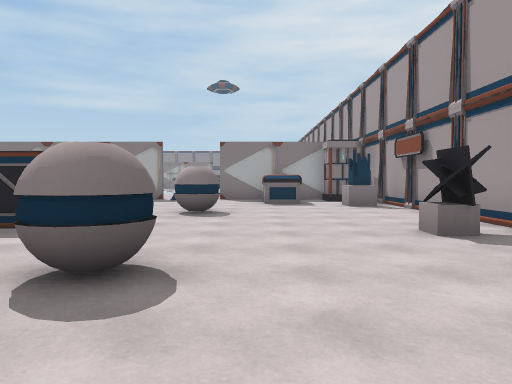
view 1 (above)

19 first-person views from a walk through a Unity game level. The camera is 1.4 m above the floor, tilts 2° down and sees 70° across. Doors are open. The floor is counted in squares, 2 m on a side. Each view is taken from the middle of a square. On the plan, view 1 faces up. The plan holds only what a view shows up to about 11 squares ahead; the rest is blank. The place goes on beyond the plan. The player is left out. Some animated figures are not drawn.

view 2
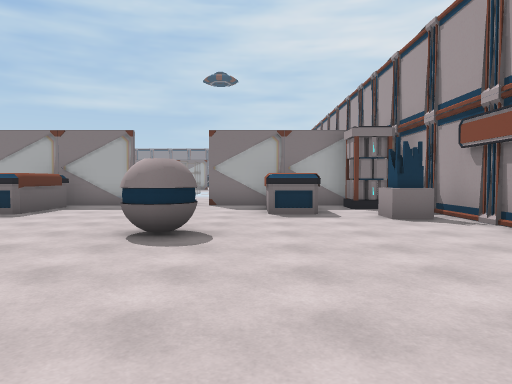

view 3
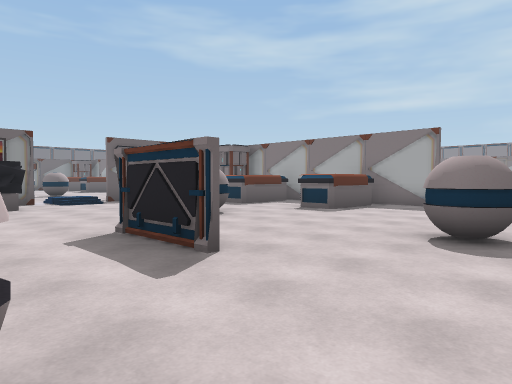

view 4
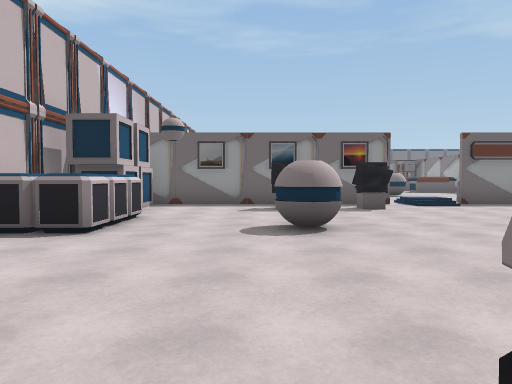

view 5
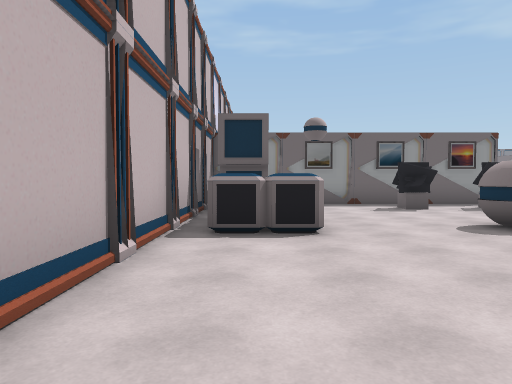

view 6
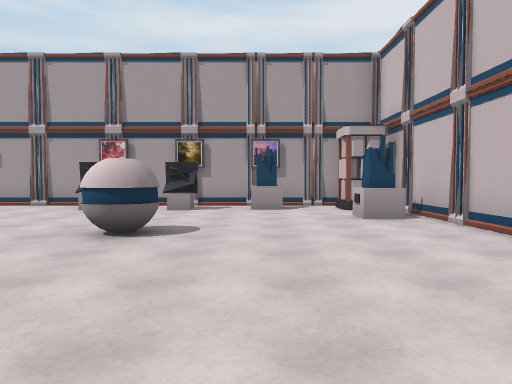

view 7
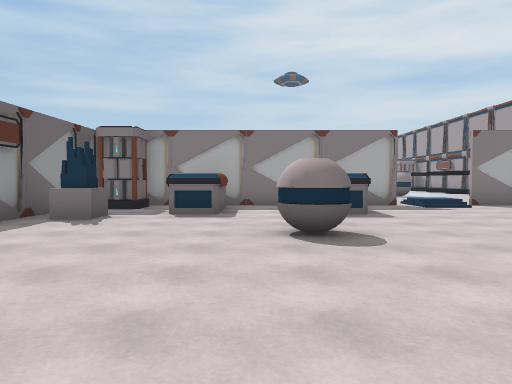

view 8
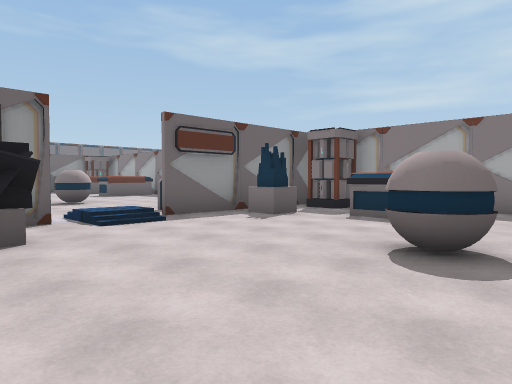

view 9
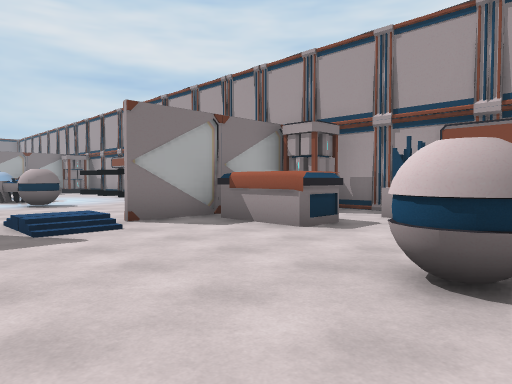

view 10
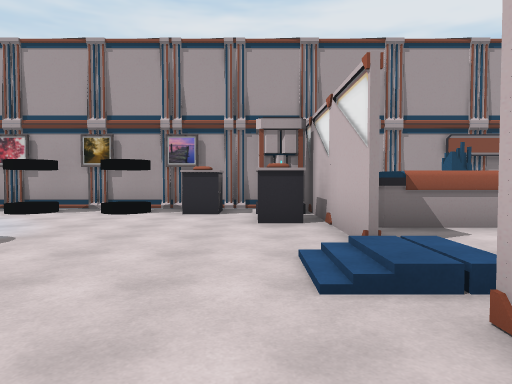

view 11
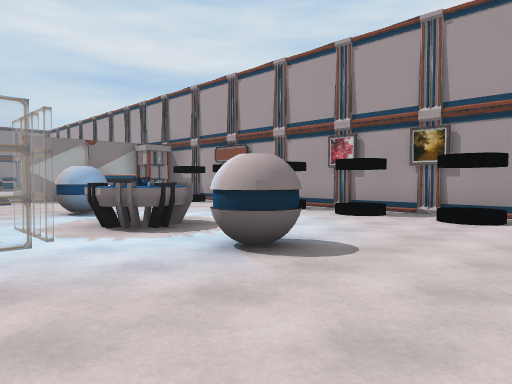

view 12
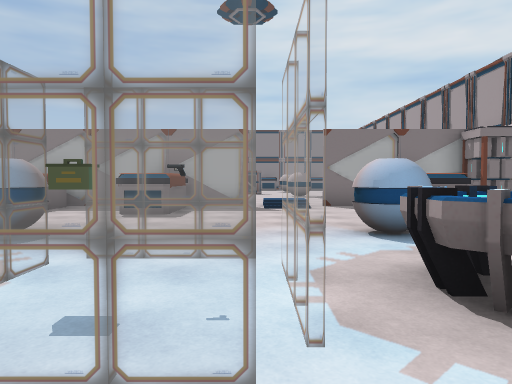

view 13
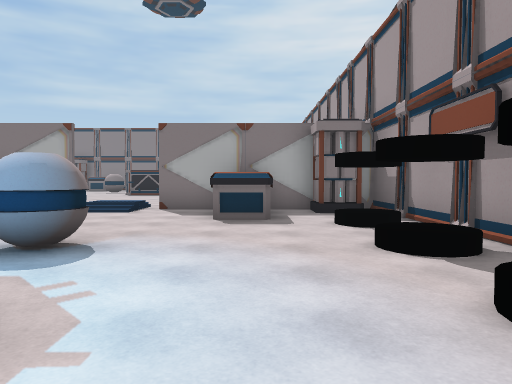

view 14
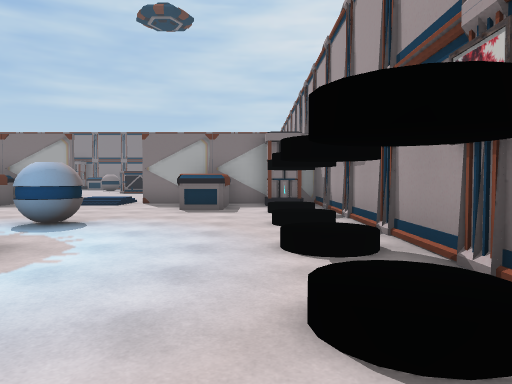

view 15
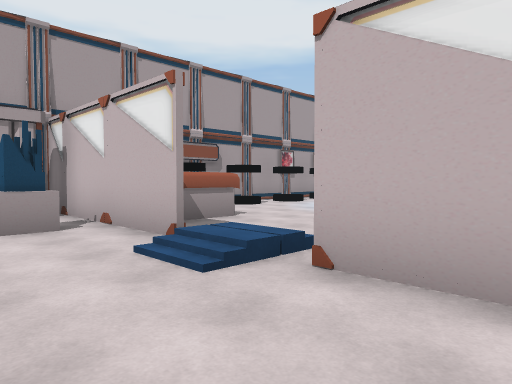

view 16
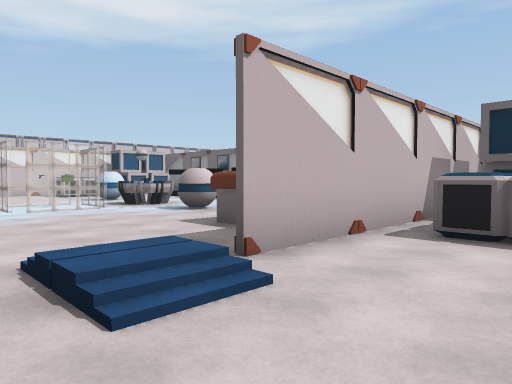

view 17
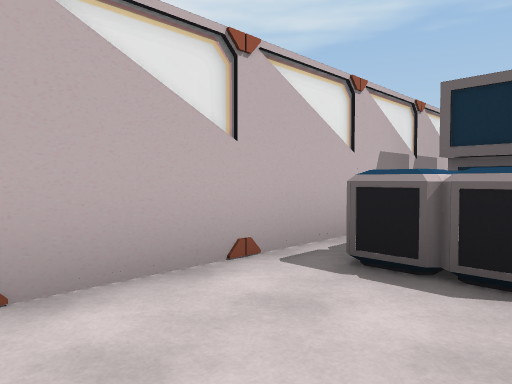

view 18
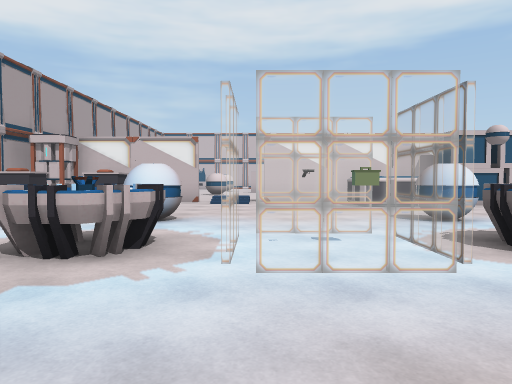

view 19
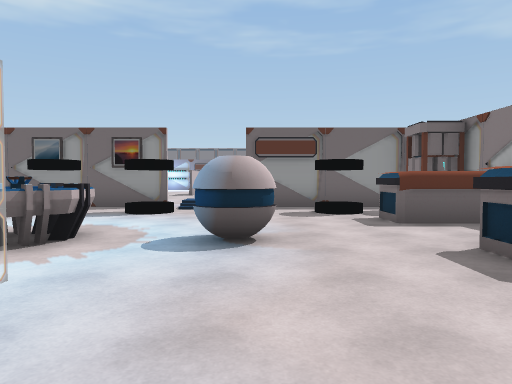

### Floor plan
Key: @ floor where view 1 was taken; # wall or solid block; . main floor; : floor 0.5 m higher than the main floor; / step, stairs or slope; D open door; = window, fence, low wall or low ledge; B bed; C container; A battery; P projector; I cabinet; O other object.
Columns run from 16 left of view 1 to 4 right of it. Each row starts with its distance up from view 1.
 30           C.....
 29        O  C......O A
 28        O#OC.#DD.#O#A#
 27        BB BB#DD#BB###
 26      #..B..B.....B. #
 25      #//........... #
 24      #..............#
 23      #....O....O...:#
 22       ..............#
 21     DD//..P.==.P...:#
 20      #...PP=O=PP....#
 19      #//....==.....:#
 18      #   .O....O....#
 17      #  ...........:#
 16      #  ............#
 15           C........I#
 14       OO  O..D...I.A#
 13      ########DD####.#
 12      ##.B..B.//..B###
 11      #..B..B.....B..#
 10      #O............O#
  9  ...O#O.............#
  8 O....DD...O....O....#
  7 ..../D..............#
  6    ./D..............#
  5      #O.....##.....O#
  4      #..............#
  3      #O...O....O...O#
  2      #..............#
  1      #.............O#
  0      #...CC.....@...#
 -1      #OO  C......O.A#
 -2      #...../////////
 -3       ##############

Positions as (right, up) in squares from view 1, and headings:
1: (0, 0), facing up
2: (0, 3), facing up
3: (0, 3), facing up-left
4: (-1, 2), facing left
5: (-1, -1), facing left
6: (-6, 1), facing right
7: (-7, 3), facing up
8: (-5, 4), facing up-left
9: (-4, 7), facing up-right
10: (-5, 14), facing right
11: (-4, 15), facing up-right
12: (-3, 18), facing up
13: (1, 19), facing up
14: (2, 17), facing up
15: (-5, 30), facing down-right
16: (-1, 30), facing down-left
17: (-3, 30), facing down-left
18: (-3, 24), facing down
19: (-2, 23), facing left
